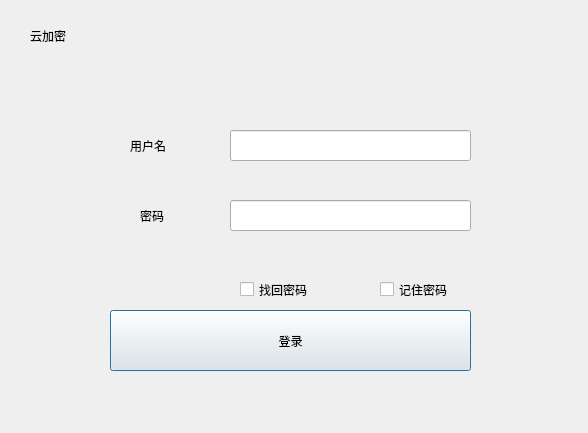
<?xml version="1.0" encoding="UTF-8"?>
<ui version="4.0">
 <class>LoginView</class>
 <widget class="QDialog" name="LoginView">
  <property name="geometry">
   <rect>
    <x>0</x>
    <y>0</y>
    <width>588</width>
    <height>433</height>
   </rect>
  </property>
  <property name="windowTitle">
   <string>Dialog</string>
  </property>
  <widget class="QLabel" name="Title">
   <property name="geometry">
    <rect>
     <x>30</x>
     <y>10</y>
     <width>101</width>
     <height>51</height>
    </rect>
   </property>
   <property name="text">
    <string>云加密</string>
   </property>
  </widget>
  <widget class="QLabel" name="UserNameLabel">
   <property name="geometry">
    <rect>
     <x>130</x>
     <y>130</y>
     <width>71</width>
     <height>31</height>
    </rect>
   </property>
   <property name="text">
    <string>用户名</string>
   </property>
  </widget>
  <widget class="QLabel" name="PassWordLabel">
   <property name="geometry">
    <rect>
     <x>140</x>
     <y>200</y>
     <width>71</width>
     <height>31</height>
    </rect>
   </property>
   <property name="text">
    <string>密码</string>
   </property>
  </widget>
  <widget class="QLineEdit" name="UserName">
   <property name="geometry">
    <rect>
     <x>230</x>
     <y>130</y>
     <width>241</width>
     <height>31</height>
    </rect>
   </property>
  </widget>
  <widget class="QLineEdit" name="PassWord">
   <property name="geometry">
    <rect>
     <x>230</x>
     <y>200</y>
     <width>241</width>
     <height>31</height>
    </rect>
   </property>
  </widget>
  <widget class="QCheckBox" name="RememberPwd">
   <property name="geometry">
    <rect>
     <x>380</x>
     <y>280</y>
     <width>87</width>
     <height>19</height>
    </rect>
   </property>
   <property name="text">
    <string>记住密码</string>
   </property>
  </widget>
  <widget class="QCheckBox" name="FindPwd">
   <property name="geometry">
    <rect>
     <x>240</x>
     <y>280</y>
     <width>87</width>
     <height>19</height>
    </rect>
   </property>
   <property name="text">
    <string>找回密码</string>
   </property>
  </widget>
  <widget class="QPushButton" name="LoginBtn">
   <property name="geometry">
    <rect>
     <x>110</x>
     <y>310</y>
     <width>361</width>
     <height>61</height>
    </rect>
   </property>
   <property name="text">
    <string>登录</string>
   </property>
  </widget>
 </widget>
 <resources/>
 <connections/>
</ui>
